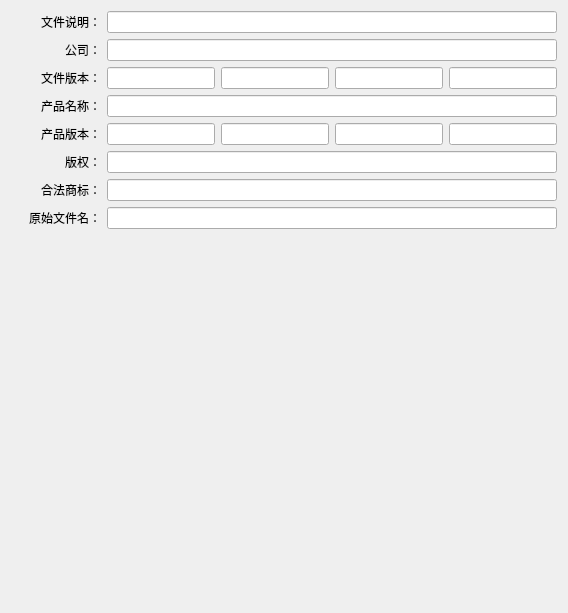
       <widget class="QWidget" name="tab_file_ver_info">
        <property name="toolTip">
         <string>需要在&quot;生成控制&quot;中勾选&quot;将文件信息写入生成的可执行文件&quot;，此设置才生效。
生成的可执行文件的附加信息，即鼠标悬停于exe文件上显示的信息，以及exe文件属性中的详细信息。</string>
        </property>
        <attribute name="title">
         <string>附加信息</string>
        </attribute>
        <layout class="QVBoxLayout" name="verticalLayout_7">
         <item>
          <layout class="QHBoxLayout" name="horizontalLayout_23">
           <item>
            <widget class="QLabel" name="label_12">
             <property name="minimumSize">
              <size>
               <width>90</width>
               <height>0</height>
              </size>
             </property>
             <property name="text">
              <string>文件说明：</string>
             </property>
             <property name="alignment">
              <set>Qt::AlignRight|Qt::AlignTrailing|Qt::AlignVCenter</set>
             </property>
            </widget>
           </item>
           <item>
            <widget class="QLineEdit" name="le_file_description">
             <property name="contextMenuPolicy">
              <enum>Qt::NoContextMenu</enum>
             </property>
            </widget>
           </item>
          </layout>
         </item>
         <item>
          <layout class="QHBoxLayout" name="horizontalLayout_24">
           <item>
            <widget class="QLabel" name="label_25">
             <property name="minimumSize">
              <size>
               <width>90</width>
               <height>0</height>
              </size>
             </property>
             <property name="text">
              <string>公司：</string>
             </property>
             <property name="alignment">
              <set>Qt::AlignRight|Qt::AlignTrailing|Qt::AlignVCenter</set>
             </property>
            </widget>
           </item>
           <item>
            <widget class="QLineEdit" name="le_company_name">
             <property name="contextMenuPolicy">
              <enum>Qt::NoContextMenu</enum>
             </property>
            </widget>
           </item>
          </layout>
         </item>
         <item>
          <layout class="QHBoxLayout" name="horizontalLayout_25">
           <item>
            <widget class="QLabel" name="label_19">
             <property name="minimumSize">
              <size>
               <width>90</width>
               <height>0</height>
              </size>
             </property>
             <property name="text">
              <string>文件版本：</string>
             </property>
             <property name="alignment">
              <set>Qt::AlignRight|Qt::AlignTrailing|Qt::AlignVCenter</set>
             </property>
            </widget>
           </item>
           <item>
            <layout class="QHBoxLayout" name="horizontalLayout_10">
             <item>
              <widget class="QLineEdit" name="le_file_version_0">
               <property name="contextMenuPolicy">
                <enum>Qt::NoContextMenu</enum>
               </property>
              </widget>
             </item>
             <item>
              <widget class="QLineEdit" name="le_file_version_1">
               <property name="contextMenuPolicy">
                <enum>Qt::NoContextMenu</enum>
               </property>
              </widget>
             </item>
             <item>
              <widget class="QLineEdit" name="le_file_version_2">
               <property name="contextMenuPolicy">
                <enum>Qt::NoContextMenu</enum>
               </property>
              </widget>
             </item>
             <item>
              <widget class="QLineEdit" name="le_file_version_3">
               <property name="contextMenuPolicy">
                <enum>Qt::NoContextMenu</enum>
               </property>
              </widget>
             </item>
            </layout>
           </item>
          </layout>
         </item>
         <item>
          <layout class="QHBoxLayout" name="horizontalLayout_26">
           <item>
            <widget class="QLabel" name="label_20">
             <property name="minimumSize">
              <size>
               <width>90</width>
               <height>0</height>
              </size>
             </property>
             <property name="text">
              <string>产品名称：</string>
             </property>
             <property name="alignment">
              <set>Qt::AlignRight|Qt::AlignTrailing|Qt::AlignVCenter</set>
             </property>
            </widget>
           </item>
           <item>
            <widget class="QLineEdit" name="le_product_name">
             <property name="contextMenuPolicy">
              <enum>Qt::NoContextMenu</enum>
             </property>
            </widget>
           </item>
          </layout>
         </item>
         <item>
          <layout class="QHBoxLayout" name="horizontalLayout_27">
           <item>
            <widget class="QLabel" name="label_21">
             <property name="minimumSize">
              <size>
               <width>90</width>
               <height>0</height>
              </size>
             </property>
             <property name="text">
              <string>产品版本：</string>
             </property>
             <property name="alignment">
              <set>Qt::AlignRight|Qt::AlignTrailing|Qt::AlignVCenter</set>
             </property>
            </widget>
           </item>
           <item>
            <layout class="QHBoxLayout" name="horizontalLayout_22">
             <item>
              <widget class="QLineEdit" name="le_product_version_0">
               <property name="contextMenuPolicy">
                <enum>Qt::NoContextMenu</enum>
               </property>
              </widget>
             </item>
             <item>
              <widget class="QLineEdit" name="le_product_version_1">
               <property name="contextMenuPolicy">
                <enum>Qt::NoContextMenu</enum>
               </property>
              </widget>
             </item>
             <item>
              <widget class="QLineEdit" name="le_product_version_2">
               <property name="contextMenuPolicy">
                <enum>Qt::NoContextMenu</enum>
               </property>
              </widget>
             </item>
             <item>
              <widget class="QLineEdit" name="le_product_version_3">
               <property name="contextMenuPolicy">
                <enum>Qt::NoContextMenu</enum>
               </property>
              </widget>
             </item>
            </layout>
           </item>
          </layout>
         </item>
         <item>
          <layout class="QHBoxLayout" name="horizontalLayout_28">
           <item>
            <widget class="QLabel" name="label_22">
             <property name="minimumSize">
              <size>
               <width>90</width>
               <height>0</height>
              </size>
             </property>
             <property name="text">
              <string>版权：</string>
             </property>
             <property name="alignment">
              <set>Qt::AlignRight|Qt::AlignTrailing|Qt::AlignVCenter</set>
             </property>
            </widget>
           </item>
           <item>
            <widget class="QLineEdit" name="le_legal_copyright">
             <property name="contextMenuPolicy">
              <enum>Qt::NoContextMenu</enum>
             </property>
            </widget>
           </item>
          </layout>
         </item>
         <item>
          <layout class="QHBoxLayout" name="horizontalLayout_29">
           <item>
            <widget class="QLabel" name="label_23">
             <property name="minimumSize">
              <size>
               <width>90</width>
               <height>0</height>
              </size>
             </property>
             <property name="text">
              <string>合法商标：</string>
             </property>
             <property name="alignment">
              <set>Qt::AlignRight|Qt::AlignTrailing|Qt::AlignVCenter</set>
             </property>
            </widget>
           </item>
           <item>
            <widget class="QLineEdit" name="le_legal_trademarks">
             <property name="contextMenuPolicy">
              <enum>Qt::NoContextMenu</enum>
             </property>
            </widget>
           </item>
          </layout>
         </item>
         <item>
          <layout class="QHBoxLayout" name="horizontalLayout_30">
           <item>
            <widget class="QLabel" name="label_24">
             <property name="minimumSize">
              <size>
               <width>90</width>
               <height>0</height>
              </size>
             </property>
             <property name="text">
              <string>原始文件名：</string>
             </property>
             <property name="alignment">
              <set>Qt::AlignRight|Qt::AlignTrailing|Qt::AlignVCenter</set>
             </property>
            </widget>
           </item>
           <item>
            <widget class="QLineEdit" name="le_original_filename">
             <property name="contextMenuPolicy">
              <enum>Qt::NoContextMenu</enum>
             </property>
            </widget>
           </item>
          </layout>
         </item>
         <item>
          <spacer name="verticalSpacer">
           <property name="orientation">
            <enum>Qt::Vertical</enum>
           </property>
           <property name="sizeHint" stdset="0">
            <size>
             <width>20</width>
             <height>373</height>
            </size>
           </property>
          </spacer>
         </item>
        </layout>
       </widget>
